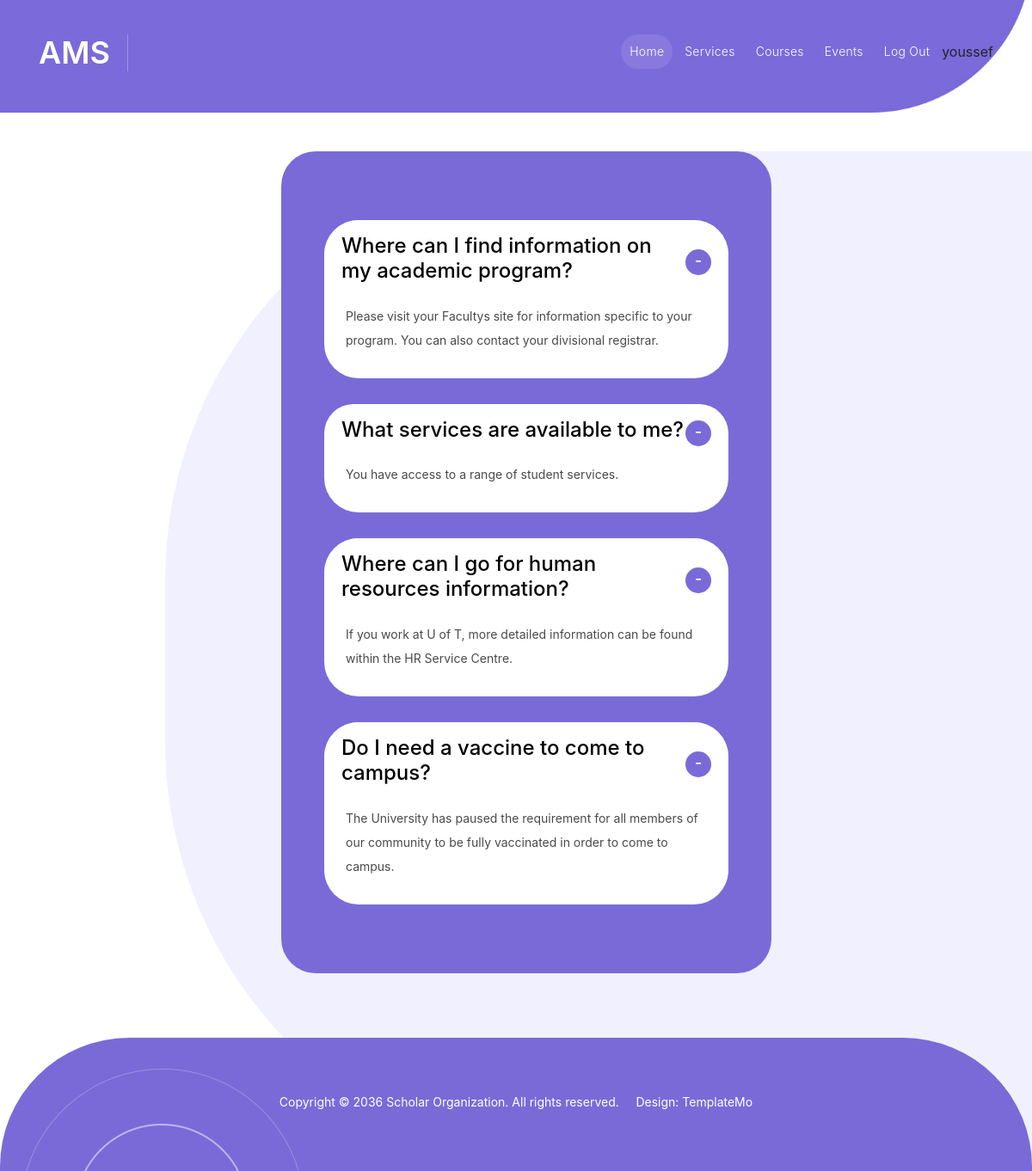
Page /View/admin/faq.php (signed in) on the committed database.
### tables this page shows
CREATE TABLE `faq` (
  `Questions` text NOT NULL,
  `Answers` text NOT NULL,
  `AdminId` int(11) NOT NULL
);

### Controller/database.php (called while the page is built, shortened)
<?php
class database {
     public $con;
     public function __construct()
     {
          $this->con = mysqli_connect("localhost", "root", "", "ams");
     }
     public function select($table_name)
     {
          $array = array();
          $query = "SELECT * FROM `".$table_name."`";
          $result = mysqli_query($this->con, $query);
          while($row = mysqli_fetch_assoc($result))
          {
               $array[] = $row;
          }
          return $array;
     }
}

### View/admin/faq.php (the view, shortened to what this page needs)
<?php
require_once '../../Controller/database.php';
$data = new database;
?>
<!DOCTYPE html>
<html lang="en">
<head>
    <link href="../../View/vendor/bootstrap/css/bootstrap.min.css" rel="stylesheet">
    <link rel="stylesheet" href="../../View/assets/css/fontawesome.css">
    <link rel="stylesheet" href="../../View/assets/css/templatemo-scholar.css">
    <link rel="stylesheet" href="../../View/assets/css/owl.css">
    <link rel="stylesheet" href="../../View/assets/css/animate.css">
    <link rel="stylesheet" href="https://unpkg.com/swiper@7/swiper-bundle.min.css" />
</head>
<body>
    <header class="header-area header-sticky">
        <div class="container">
            <div class="row">
                <div class="col-12">
                    <nav class="main-nav">
                        <a href="../../index.php" class="logo">
                            <h1>AMS</h1>
                        </a>
                        <ul class="nav">
                            <li class="scroll-to-section"><a href="#top" class="active">Home</a></li>
                            <li class="scroll-to-section"><a href="#services">Services</a></li>
                            <li class="scroll-to-section"><a href="#courses">Courses</a></li>
                            <li class="scroll-to-section"><a href="#events">Events</a></li>
                            <li class="scroll-to-section"><a href="../../Controller/logout.php">Log out</a></li>
                            <li class="scroll-to-section">
                                <?php if ($_SESSION['name']) {
                                    echo $_SESSION['name'];
                                } ?>
                            </li>
                        </ul>
                    </nav>
                </div>
            </div>
        </div>
    </header>
    <div class="main-banner " style="padding: 10px 0px 120px 0px" id="top">
        <div class="container">
            <div class="row">
                <div class="col-lg-16">
                    <div class="owl-carousel owl-banner">
                    </div>
                </div>
            </div>
        </div>
    </div>
    <div class="section about-us" style="margin-top: 45px">
        <div class="col-lg-6 offset-lg-1" style="margin-left: 26%">
            <div class="accordion" id="accordionExample" style="margin-top: 0px">
                <?php $post_data = $data->select('faq');
                foreach ($post_data as $post): ?>
                    <div class="accordion-item">
                        <h4 class="accordion-header" id="headingOne">
                            <button class="accordion-button" type="button" data-bs-toggle="collapse"
                                data-bs-target="#collapseOne" aria-expanded="true" aria-controls="collapseOne">
                                <div class="panel panel-default">
                                    <div class="panel-heading">
                                        <h4 class="panel-title">
                                            <a data-toggle="collapse" data-parent="#accordion_oneLeft" style="color:black"
                                                href="post-<?php echo $post['AdminId']; ?>" aria-expanded="false"
                                                class="collapsed">
                                                <?php echo $post["Questions"]; ?>
                                            </a>
                                        </h4>
                                    </div>
                            </button>
                        </h4>
                        <div id="collapseOne" class="accordion-collapse collapse show" aria-labelledby="headingOne"
                            data-bs-parent="#accordionExample">
                            <div class="accordion-body">
                                <div id="post-<?php echo $post['AdminId']; ?>" aria-expanded="false" role="tablist">
                                    <div class="panel-body">
                                        <div class="text-accordion">
                                            <?php echo $post["Answers"]; ?>
                                        </div>
                                    </div>
                                </div>
                            </div>
                        </div>
                    </div>
                <?php endforeach; ?>
            </div>
        </div>
        <footer style="margin-top:115px">
            <div class="container" style="min-height: 155px">
                <div class="col-lg-12">
                    <p>Copyright © 2036 Scholar Organization. All rights reserved. &nbsp;&nbsp;&nbsp; Design: <a
                            href="https://templatemo.com" rel="nofollow" target="_blank">TemplateMo</a></p>
                </div>
            </div>
        </footer>
        <link rel="stylesheet" href="https://stackpath.bootstrapcdn.com/bootstrap/4.4.1/css/bootstrap.min.css"
>
        <link rel="stylesheet" href="https://stackpath.bootstrapcdn.com/font-awesome/4.7.0/css/font-awesome.css">
</body>
</html>

### rows in the picture
faq: Questions "Where can I find information on my academic program?", Answers "Please visit your Facultys site for information specific to your program. You can also contact your divisional registrar."
faq: Questions "What services are available to me?", Answers "You have access to a range of student services."
faq: Questions "Where can I go for human resources information?", Answers "If you work at U of T, more detailed information can be found within the HR Service Centre."
faq: Questions "Do I need a vaccine to come to campus?", Answers "The University has paused the requirement for all members of our community to be fully vaccinated in order to come to campus."

### other values in the picture
$_SESSION['name'] "youssef"
